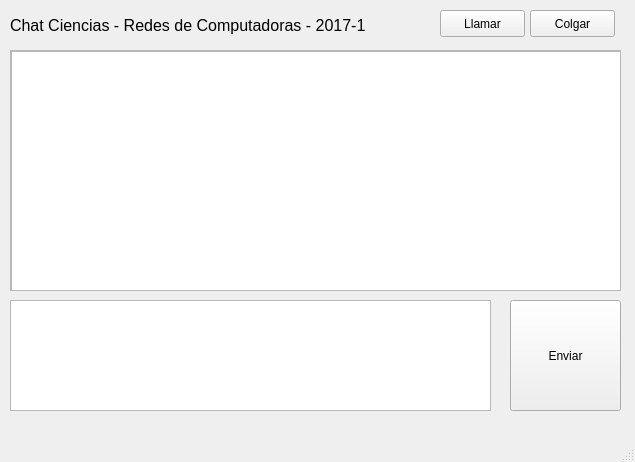
<?xml version="1.0" encoding="UTF-8"?>
<ui version="4.0">
 <class>MainWindow</class>
 <widget class="QMainWindow" name="MainWindow">
  <property name="geometry">
   <rect>
    <x>0</x>
    <y>0</y>
    <width>635</width>
    <height>462</height>
   </rect>
  </property>
  <property name="windowTitle">
   <string>MainWindow</string>
  </property>
  <widget class="QWidget" name="centralwidget">
   <widget class="QPushButton" name="boton_send">
    <property name="geometry">
     <rect>
      <x>510</x>
      <y>300</y>
      <width>111</width>
      <height>111</height>
     </rect>
    </property>
    <property name="text">
     <string>Enviar</string>
    </property>
   </widget>
   <widget class="QScrollArea" name="scrollArea">
    <property name="geometry">
     <rect>
      <x>10</x>
      <y>50</y>
      <width>611</width>
      <height>241</height>
     </rect>
    </property>
    <property name="widgetResizable">
     <bool>true</bool>
    </property>
    <widget class="QWidget" name="scrollAreaWidgetContents">
     <property name="geometry">
      <rect>
       <x>0</x>
       <y>0</y>
       <width>609</width>
       <height>239</height>
      </rect>
     </property>
     <widget class="QPlainTextEdit" name="text_receive">
      <property name="geometry">
       <rect>
        <x>0</x>
        <y>0</y>
        <width>611</width>
        <height>241</height>
       </rect>
      </property>
      <property name="styleSheet">
       <string notr="true">font: italic 9pt &quot;DejaVu Serif&quot;;
</string>
      </property>
     </widget>
    </widget>
   </widget>
   <widget class="QLabel" name="conec_usser">
    <property name="geometry">
     <rect>
      <x>10</x>
      <y>10</y>
      <width>361</width>
      <height>31</height>
     </rect>
    </property>
    <property name="font">
     <font>
      <pointsize>12</pointsize>
     </font>
    </property>
    <property name="text">
     <string>Chat Ciencias - Redes de Computadoras - 2017-1</string>
    </property>
   </widget>
   <widget class="QTextEdit" name="text_send">
    <property name="geometry">
     <rect>
      <x>10</x>
      <y>300</y>
      <width>481</width>
      <height>111</height>
     </rect>
    </property>
   </widget>
   <widget class="QPushButton" name="boton_llama">
    <property name="geometry">
     <rect>
      <x>440</x>
      <y>10</y>
      <width>85</width>
      <height>27</height>
     </rect>
    </property>
    <property name="text">
     <string>Llamar</string>
    </property>
   </widget>
   <widget class="QPushButton" name="boton_salir">
    <property name="geometry">
     <rect>
      <x>530</x>
      <y>10</y>
      <width>85</width>
      <height>27</height>
     </rect>
    </property>
    <property name="text">
     <string>Colgar</string>
    </property>
   </widget>
  </widget>
  <widget class="QMenuBar" name="menubar">
   <property name="geometry">
    <rect>
     <x>0</x>
     <y>0</y>
     <width>635</width>
     <height>23</height>
    </rect>
   </property>
  </widget>
  <widget class="QStatusBar" name="statusbar"/>
 </widget>
 <resources/>
 <connections/>
</ui>
